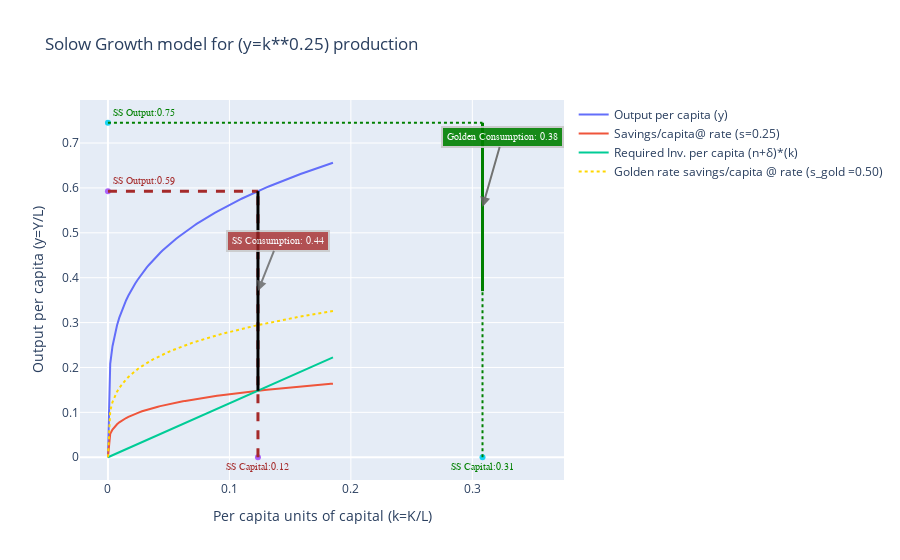

The notebook cell this image was saved under:
### Code cell
x  = solow_growth(1,2,0.25,0.25,0.5,0.70,show_ss=True,show_gold=True)
